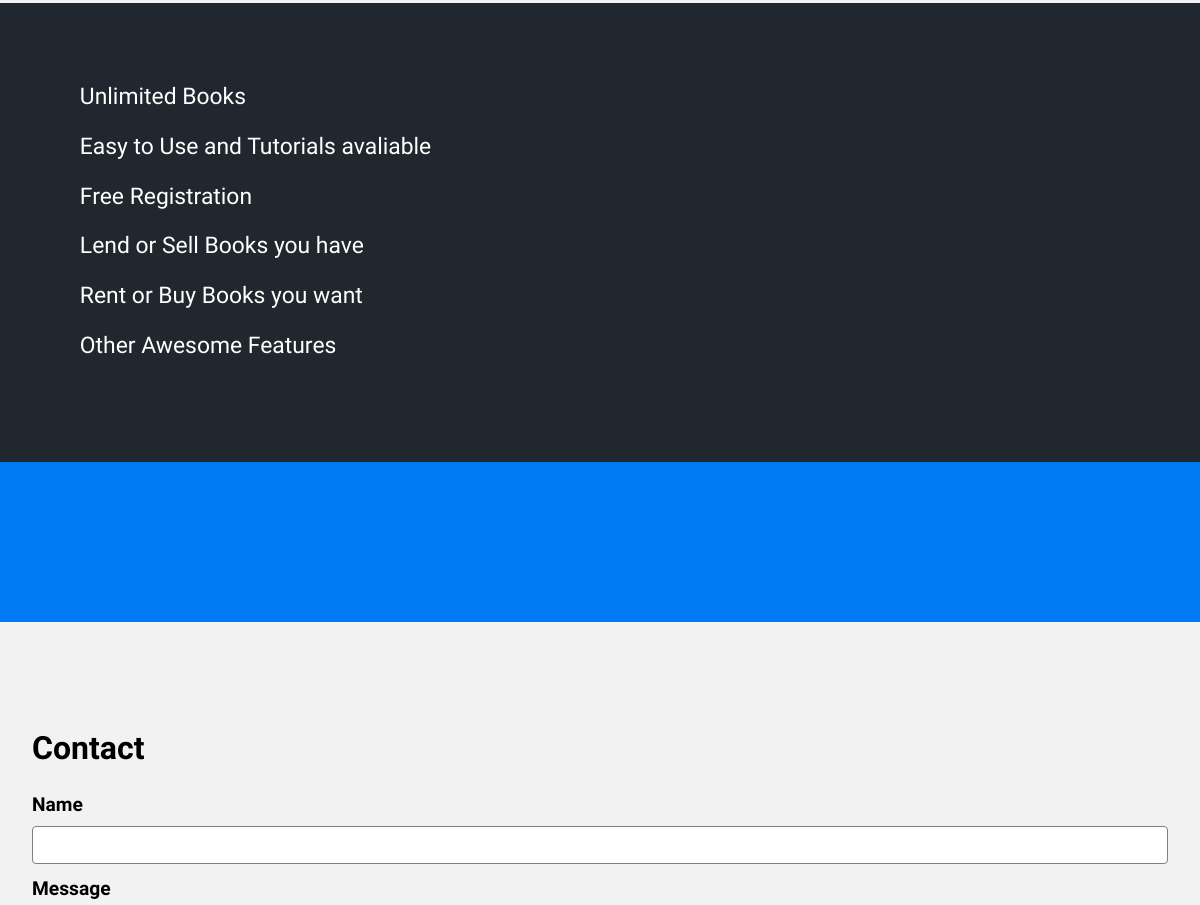
Before: / (middle part) with the older database file.
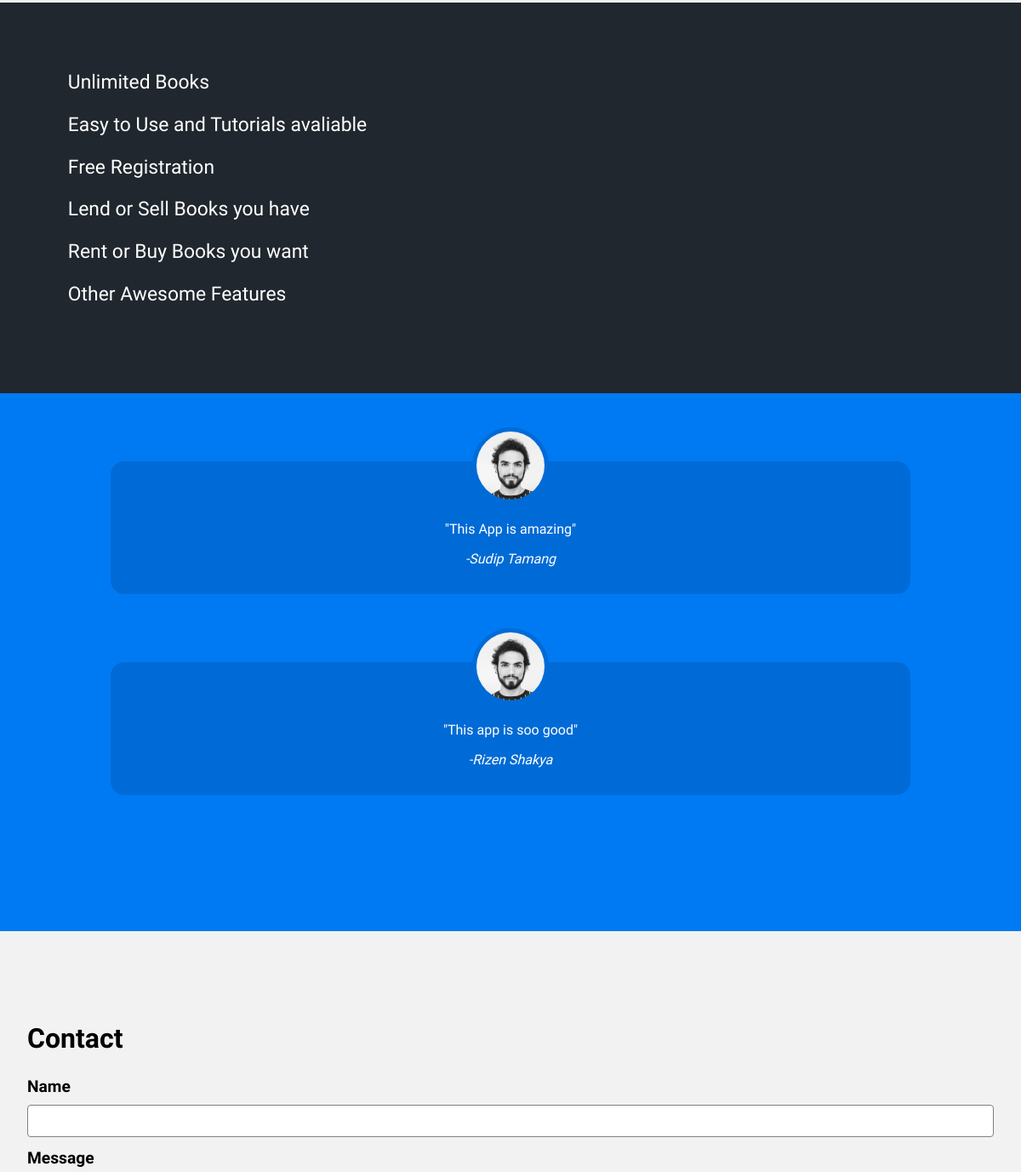
After: the same page with the newer database file.
### Myapp/models.py (models this page shows)
class Features(models.Model):
    name=models.CharField(max_length=100)
    details=models.CharField(max_length=500)

### Myapp/views.py (the view)
# urls.py: path('',views.index,name='index'),
def index(request):
    features = Features.objects.all()
    return render(request,'index.html',{'persons':features})

### templates/index.html (shortened to what this page needs)
{% load static %}
<!DOCTYPE html>
<html lang="en">
<head>
    <link rel="stylesheet" href="{% static 'css/notmain.css'%}">
</head>
<body>
    <section class="features-section">
        <div class="container">
            <ul class="features-list">
                <li>Unlimited Books</li>
                <li>Easy to Use and Tutorials avaliable</li>
                <li>Free Registration</li>
                <li>Lend or Sell Books you have</li>
                <li>Rent or Buy Books you want</li>
                <li>Other Awesome Features</li>
            </ul>
        </div>
    </section>
    <section class="testimonials">
        <div class="container">
            <ul>
                {% for person in persons %}
                <li>
                    <img src="{% static 'img/person.jpg' %}" alt="Person">
                    <blockquote>"{{person.details}}"</blockquote>
                    <cite>-{{person.name}}</cite>
                </li>
                {% endfor %}
            </ul>
        </div>
    </section>
    <section class="contact-section">
        <div class="container">
            <div class="contact-left">
                <h2>Contact</h2>
                <form method ="POST" action="counter">
                    <label for="name">Name</label>
                    <input type="text" id="name" name="name">
                    <label for="message">Message</label>
                </form>
            </div>
        </div>
    </section>
</body>
</html>

### Static/Css/notmain.css (style rules this page uses)
:root { --primary-color:#007Af3; --link-color:#444444; --bg-color2: #20272e; --bg-color: #f2f2f2; --sec-color: #006BD6; }
body { background: var(--bg-color); margin: 0; font-family: "Comic Neue", sans-serif; }
ul { list-style-type: none; margin: 0; padding: 0; }
section { padding: 5em 2em; }
section.features-section { background: var(--bg-color2); color: white; }
ul.features-list { font-size: 1.3em; margin: 0; padding-left: 0.1em; }
ul.features-list li { font-size: 1.1em; margin-bottom: 1em; margin-left: 2em; position: relative; }
ul.features-list li:before { content: ""; left: -2em; position: absolute; width: 20px; height: 20px; background-image: url(../Img/bullet.svg); background-size: contain; margin-right: 0.5em; }
.testimonials { background: var(--primary-color); color: white; }
.testimonials ul li { background: var(--sec-color); text-align: center; padding: 2em 1em; width: 80%; margin: 0 auto 5em auto; border-radius: 1em; }
.testimonials ul li img { width: 5em; height: 5em; border: 5px solid var(--sec-color); border-radius: 50%; margin-top: -4.5em; }
h2 { font-size: 2em; }
label { display: block; font-size: 1.2em; margin-bottom: 0.5em; font-weight: bold; }
input, textarea { width: 100%; padding: 0.8em; margin-bottom: 1em; border-radius: 0.3em; border: 1.5px solid grey; box-sizing: border-box; }

Changed rows visible on the page:
added Features: details "This App is amazing", name "Sudip Tamang"
added Features: details "This app is soo good", name "Rizen Shakya"
